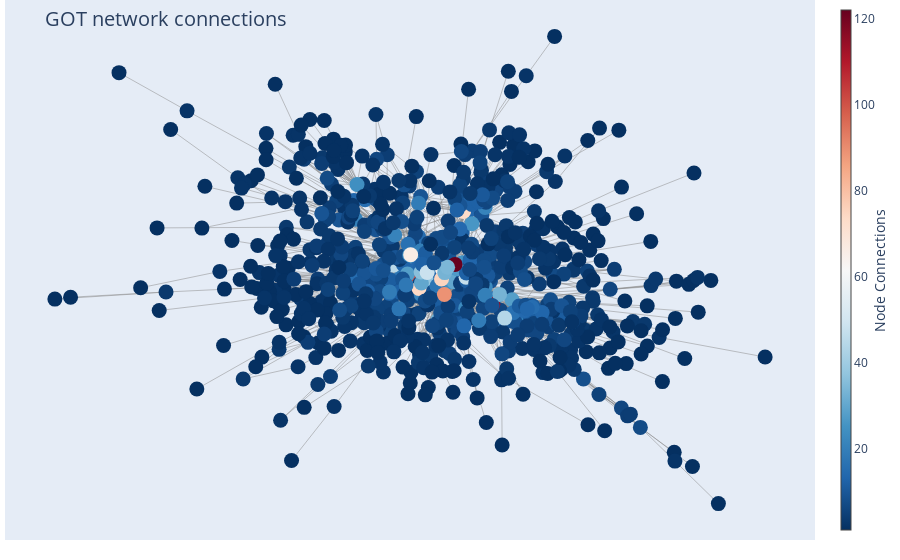

Notebook cell for this chart:
### Code cell
draw_plotly_network_graph(Graph_obj = G, filter = None, filter_nodesbydegree = None)

# Note: This cell will take sometime to run

### Figure 1 — Plotly figure (JSON) as saved in the notebook; plotly's stock layout.template omitted (floating-point values rounded to 4 significant figures; data arrays with more than 128 entries replaced by an {"elided": "..."} marker saying what was removed)
{"data": [{"hoverinfo": "none", "line": {"color": "#888", "width": 0.5}, "mode": "lines", "type": "scatter", "x": {"elided": "8469 float values"}, "y": {"elided": "8469 float values"}}, {"hoverinfo": "text", "marker": {"color": {"elided": "796 int values"}, "colorbar": {"thickness": 10, "title": {"side": "right", "text": "Node Connections"}, "xanchor": "left"}, "colorscale": [[0, "rgb(103,0,31)"], [0.1, "rgb(178,24,43)"], [0.2, "rgb(214,96,77)"], [0.3, "rgb(244,165,130)"], [0.4, "rgb(253,219,199)"], [0.5, "rgb(247,247,247)"], [0.6, "rgb(209,229,240)"], [0.7, "rgb(146,197,222)"], [0.8, "rgb(67,147,195)"], [0.9, "rgb(33,102,172)"], [1, "rgb(5,48,97)"]], "line": {"width": 0}, "reversescale": true, "showscale": true, "size": 15}, "mode": "markers", "text": {"elided": "796 str values"}, "type": "scatter", "x": {"elided": "796 float values"}, "y": {"elided": "796 float values"}}], "layout": {"annotations": [{"showarrow": false, "text": "", "xref": "paper", "yref": "paper"}], "hovermode": "closest", "margin": {"b": 20, "l": 5, "r": 5, "t": 0}, "showlegend": false, "title": {"font": {"size": 20}, "text": "<br>GOT network connections"}, "xaxis": {"showgrid": false, "showticklabels": false, "zeroline": false}, "yaxis": {"showgrid": false, "showticklabels": false, "zeroline": false}}}
